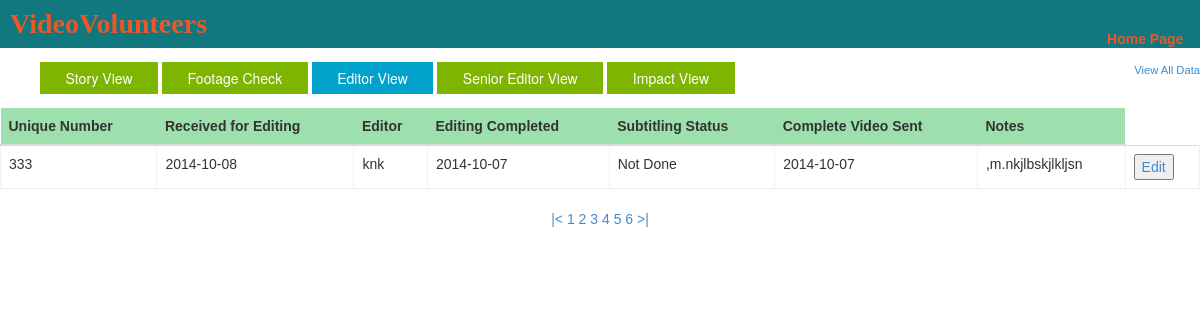
Page /editview.php?page=3 on the committed database.
### tables this page shows
CREATE TABLE `posttrack` (
  `uniquenumber` varchar(30) NOT NULL,
  `footagereceived` date DEFAULT NULL,
  `wherereceived` varchar(30) DEFAULT NULL,
  `reviewedby` varchar(30) DEFAULT NULL,
  `seq` varchar(10) DEFAULT NULL,
  `broll` varchar(10) DEFAULT NULL,
  `fint` varchar(10) DEFAULT NULL,
  `vo` varchar(10) DEFAULT NULL,
  `ptc` varchar(10) DEFAULT NULL,
  `cta` varchar(10) DEFAULT NULL,
  `vd` varchar(10) DEFAULT NULL,
  `translation` varchar(10) DEFAULT NULL,
  `paymentapproved` varchar(10) DEFAULT NULL,
  `approvedon` date DEFAULT NULL,
  `editreceived` date DEFAULT NULL,
  `editor` varchar(30) DEFAULT NULL,
  `editcomplete` date DEFAULT NULL,
  `subtitlestatus` varchar(30) DEFAULT NULL,
  `videosent` date DEFAULT NULL,
  `editnotes` varchar(255) DEFAULT NULL,
  `goareceived` date DEFAULT NULL,
  `subtitlerequired` varchar(10) DEFAULT NULL,
  `subtitledone` date DEFAULT NULL,
  `cleaningrequired` varchar(10) DEFAULT NULL,
  `cleaningdone` date DEFAULT NULL,
  `feedback` varchar(255) DEFAULT NULL,
  `seniornotes` varchar(255) DEFAULT NULL,
  `uploaded` date DEFAULT NULL,
  `published` date DEFAULT NULL,
  `publishplatform` varchar(30) DEFAULT NULL,
  PRIMARY KEY (`uniquenumber`)
);

### model/dbcon.php (called while the page is built, shortened)
<?php
function dbopen(){
	$host="localhost";
	$username="root";
	$password="root";
	$db_name="videovol";
	$db= new mysqli($host, $username, $password, $db_name);
	return($db);
}
function getAs2DArray($sql) {
	$db=dbopen();
	$result = mysqli_query($db, $sql);
	$rows = array();
	while($row = mysqli_fetch_array($result)) {
    	$rows[] = $row;
	}
	return $rows;
}
function getNumberOfPages($num_rec_per_page,$sql) {
	$db = dbopen();
	$result = mysqli_query($db,$sql);
	$total_records = mysqli_num_rows($result);
	$total_pages = ceil($total_records / $num_rec_per_page);
	return $total_pages;
}
?>

### model/PostDB.php (called while the page is built, shortened)
 <?php include_once('../model/dbcon.php');
function footAndJuniorPagi($num_rec_per_page){
	$sql = "select * from posttrack";
	return getNumberOfPages($num_rec_per_page,$sql);
}
function getEditorData($num_rec_per_page, $start_from) {
	$sql ="select uniquenumber, editreceived, editor, editcomplete," .
		  "subtitlestatus, videosent, editnotes from posttrack limit $start_from , $num_rec_per_page";
	return getAs2DArray($sql);
}
?>

### public/editview.php (the view, shortened to what this page needs)
<?php
include_once ('../model/PostDB.php');
include_once ('header.php');
if(isset($_GET['page'])){
    $page = $_GET['page'];
}
else {
    $page = 1;
};
$num_rec_per_page = 1;
$start_from = ($page -1) * $num_rec_per_page;
$total_pages = footAndJuniorPagi($num_rec_per_page);
?>
<div class="stages"  >
    <ul id="tabs">
        <li><a href="index.php" class="button button-rounded button-flat-action">Story View</a></li>
        <li><a href="junioreditorview.php" class="button button-rounded button-flat-action">Footage Check</a></li>
        <li><a href="editview.php" class="button button-rounded button-flat-primary">Editor View</a></li>
        <li><a href="senioreditorview.php" class="button button-rounded button-flat-action">Senior Editor View</a></li>
        <li><a href="impactview.php" class="button button-rounded button-flat-action">Impact View</a></li>
        <li><small><a href="viewalldata.php" style="float:right">View All Data</a></small></li>
    </ul>
</div>
<table class="table">
<thead>
<tr>
<th>Unique Number</th>
<th>Received for Editing</th>
<th>Editor</th>
<th>Editing Completed</th>
<th>Subtitling Status</th>
<th>Complete Video Sent</th>
<th>Notes</th>
</tr>
</thead>
<?php
$editordata = getEditorData($num_rec_per_page, $start_from);
foreach($editordata as $row)
{
  echo "<tr>";
  echo "<td>" . $row['uniquenumber'] . "</td>" ;
  echo "<td>" . $row['editreceived'] . "</td>";
  echo "<td>" . $row['editor'] . "</td>";
  echo "<td>" . $row['editcomplete'] . "</td>";
  echo "<td>" . $row['subtitlestatus'] . "</td>";
  echo "<td>" . $row['videosent'] . "</td>";
  echo "<td>" . $row['editnotes'] . "</td>";
  echo "<td><a href='editor.php?un=". $row['uniquenumber']."' ><input type='submit' value='Edit' /></a></td>";
  echo "</tr>";
}
echo "</table>";
?>
<div class = "pagination-icon" style="text-align:center;">
<?php echo "<a href='" .htmlentities($_SERVER['PHP_SELF']). "?page=1'>".'|<'."</a> ";
for ($i=1; $i<=$total_pages; $i++) {
            echo "<a href='" .htmlentities($_SERVER['PHP_SELF']). "?page=".$i."'>".$i."</a> ";
}
echo "<a href='" .htmlentities($_SERVER['PHP_SELF']). "?page=$total_pages'>".'>|'."</a> ";
?>
</body>
</html>

### public/main.css (style rules this page uses)
* { font-family: Helvetica; }
.stages { display: inline; }
th { background-color:#9de0ad; }
td { border:1px solid #f1f1f1 ; }
li { display: inline; }

### public/buttons/css/buttons.css (style rules this page uses)
.button { -webkit-box-shadow: inset 0px 1px 0px rgba(255, 255, 255, 0.5), 0px 1px 2px rgba(0, 0, 0, 0.15); -moz-box-shadow: inset 0px 1px 0px rgba(255, 255, 255, 0.5), 0px 1px 2px rgba(0, 0, 0, 0.15); box-shadow: inset 0px 1px 0px rgba(255, 255, 255, 0.5), 0px 1px 2px rgba(0, 0, 0, 0.15); background-color: #eeeeee; background: -webkit-gradient(linear, 50% 0%, 50% 100%, color-stop(0%, #fbfbfb), color-stop(100%, #e1e1e1)); background: -webkit-linear-gradient(top, #fbfbfb, #e1e1e1); background: -moz-linear-gradient(top, #fbfbfb, #e1e1e1); background: -o-linear-gradient(top, #fbfbfb, #e1e1e1); background: linear-gradient(top, #fbfbfb, #e1e1e1); display: -moz-inline-stack; display: inline-block; vertical-align: middle; *vertical-align: auto; zoom: 1; *display: inline; border: 1px solid #d4d4d4; height: 32px; line-height: 32px; padding: 0px 25.6px; font-weight: 300; font-size: 14px; font-family: "Helvetica Neue Light", "Helvetica Neue", "Helvetica", "Arial", "Lucida Grande", sans-serif; color: #666666; text-shadow: 0 1px 1px white; margin: 0; text-decoration: none; text-align: center; }
.button-flat-primary { -webkit-box-shadow: none; -moz-box-shadow: none; box-shadow: none; -webkit-transition-property: background; -moz-transition-property: background; -o-transition-property: background; transition-property: background; -webkit-transition-duration: 0.3s; -moz-transition-duration: 0.3s; -o-transition-duration: 0.3s; transition-duration: 0.3s; background: #00a1cb; color: white; text-shadow: none; border: none; }
.button-flat-action { -webkit-box-shadow: none; -moz-box-shadow: none; box-shadow: none; -webkit-transition-property: background; -moz-transition-property: background; -o-transition-property: background; transition-property: background; -webkit-transition-duration: 0.3s; -moz-transition-duration: 0.3s; -o-transition-duration: 0.3s; transition-duration: 0.3s; background: #7db500; color: white; text-shadow: none; border: none; }

### rows in the picture
posttrack: uniquenumber "333", editreceived "2014-10-08", editor "knk", editcomplete "2014-10-07", subtitlestatus "Not Done", videosent "2014-10-07", editnotes ",m.nkjlbskjlkljsn"
